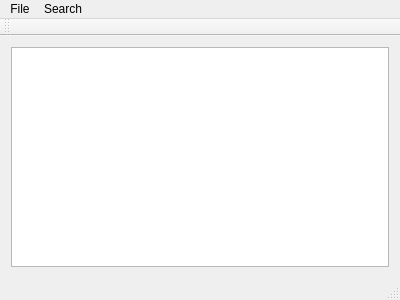
<?xml version="1.0" encoding="UTF-8"?>
<ui version="4.0">
 <class>MainWindow</class>
 <widget class="QMainWindow" name="MainWindow">
  <property name="geometry">
   <rect>
    <x>0</x>
    <y>0</y>
    <width>400</width>
    <height>300</height>
   </rect>
  </property>
  <property name="windowTitle">
   <string>MainWindow</string>
  </property>
  <widget class="QWidget" name="centralWidget">
   <layout class="QVBoxLayout" name="verticalLayout">
    <item>
     <widget class="QTableView" name="tableView">
      <property name="sortingEnabled">
       <bool>true</bool>
      </property>
     </widget>
    </item>
   </layout>
  </widget>
  <widget class="QMenuBar" name="menuBar">
   <property name="geometry">
    <rect>
     <x>0</x>
     <y>0</y>
     <width>400</width>
     <height>21</height>
    </rect>
   </property>
   <widget class="QMenu" name="menuSearch">
    <property name="title">
     <string>Search</string>
    </property>
    <addaction name="actionSearch"/>
   </widget>
   <widget class="QMenu" name="menuFile">
    <property name="title">
     <string>File</string>
    </property>
    <addaction name="actionOpen"/>
    <addaction name="separator"/>
    <addaction name="actionSave"/>
    <addaction name="actionClear"/>
    <addaction name="actionExit"/>
   </widget>
   <addaction name="menuFile"/>
   <addaction name="menuSearch"/>
  </widget>
  <widget class="QToolBar" name="mainToolBar">
   <attribute name="toolBarArea">
    <enum>TopToolBarArea</enum>
   </attribute>
   <attribute name="toolBarBreak">
    <bool>false</bool>
   </attribute>
  </widget>
  <widget class="QStatusBar" name="statusBar"/>
  <action name="actionSearch">
   <property name="text">
    <string>Find</string>
   </property>
   <property name="shortcut">
    <string>Ctrl+F</string>
   </property>
  </action>
  <action name="actionOpen">
   <property name="text">
    <string>Open</string>
   </property>
   <property name="shortcut">
    <string>Ctrl+O</string>
   </property>
  </action>
  <action name="actionSave">
   <property name="text">
    <string>Save</string>
   </property>
   <property name="shortcut">
    <string>Ctrl+S</string>
   </property>
  </action>
  <action name="actionClear">
   <property name="text">
    <string>Clear </string>
   </property>
   <property name="shortcut">
    <string>Ctrl+C</string>
   </property>
  </action>
  <action name="actionExit">
   <property name="text">
    <string>Exit</string>
   </property>
   <property name="shortcut">
    <string>Ctrl+X</string>
   </property>
  </action>
 </widget>
 <layoutdefault spacing="6" margin="11"/>
 <resources/>
 <connections/>
</ui>
